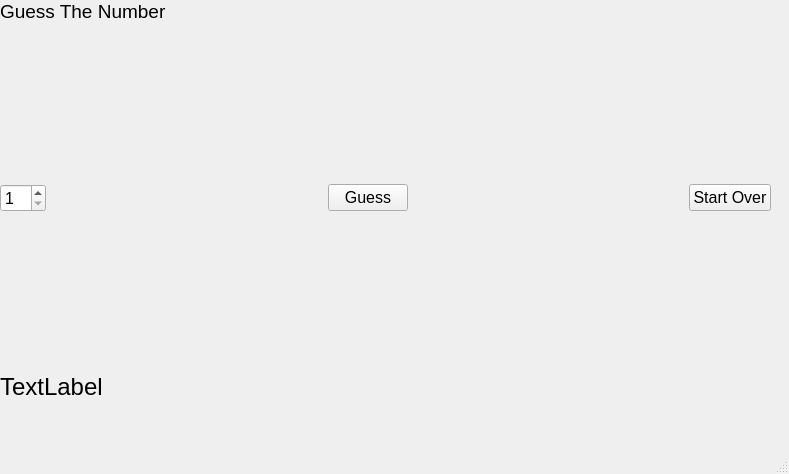
<?xml version="1.0" encoding="UTF-8"?>
<ui version="4.0">
 <class>MainWindow</class>
 <widget class="QMainWindow" name="MainWindow">
  <property name="geometry">
   <rect>
    <x>0</x>
    <y>0</y>
    <width>789</width>
    <height>474</height>
   </rect>
  </property>
  <property name="font">
   <font>
    <pointsize>12</pointsize>
   </font>
  </property>
  <property name="windowTitle">
   <string>MainWindow</string>
  </property>
  <widget class="QWidget" name="centralwidget">
   <widget class="QWidget" name="">
    <property name="geometry">
     <rect>
      <x>0</x>
      <y>0</y>
      <width>771</width>
      <height>401</height>
     </rect>
    </property>
    <layout class="QVBoxLayout" name="verticalLayout">
     <item>
      <widget class="QLabel" name="label">
       <property name="font">
        <font>
         <pointsize>14</pointsize>
        </font>
       </property>
       <property name="text">
        <string>Guess The Number</string>
       </property>
      </widget>
     </item>
     <item>
      <spacer name="verticalSpacer">
       <property name="orientation">
        <enum>Qt::Vertical</enum>
       </property>
       <property name="sizeHint" stdset="0">
        <size>
         <width>20</width>
         <height>58</height>
        </size>
       </property>
      </spacer>
     </item>
     <item>
      <layout class="QHBoxLayout" name="horizontalLayout">
       <item>
        <widget class="QSpinBox" name="spinBox">
         <property name="minimum">
          <number>1</number>
         </property>
         <property name="maximum">
          <number>10</number>
         </property>
        </widget>
       </item>
       <item>
        <spacer name="horizontalSpacer">
         <property name="orientation">
          <enum>Qt::Horizontal</enum>
         </property>
         <property name="sizeHint" stdset="0">
          <size>
           <width>68</width>
           <height>20</height>
          </size>
         </property>
        </spacer>
       </item>
       <item>
        <widget class="QPushButton" name="guessButton">
         <property name="font">
          <font>
           <pointsize>12</pointsize>
          </font>
         </property>
         <property name="text">
          <string>Guess</string>
         </property>
         <property name="flat">
          <bool>false</bool>
         </property>
        </widget>
       </item>
       <item>
        <spacer name="horizontalSpacer_2">
         <property name="orientation">
          <enum>Qt::Horizontal</enum>
         </property>
         <property name="sizeHint" stdset="0">
          <size>
           <width>68</width>
           <height>20</height>
          </size>
         </property>
        </spacer>
       </item>
       <item>
        <widget class="QPushButton" name="startOverButton">
         <property name="text">
          <string>Start Over</string>
         </property>
        </widget>
       </item>
      </layout>
     </item>
     <item>
      <spacer name="verticalSpacer_2">
       <property name="orientation">
        <enum>Qt::Vertical</enum>
       </property>
       <property name="sizeHint" stdset="0">
        <size>
         <width>20</width>
         <height>58</height>
        </size>
       </property>
      </spacer>
     </item>
     <item>
      <widget class="QLabel" name="messageLabel">
       <property name="font">
        <font>
         <pointsize>18</pointsize>
        </font>
       </property>
       <property name="text">
        <string>TextLabel</string>
       </property>
      </widget>
     </item>
    </layout>
   </widget>
  </widget>
  <widget class="QMenuBar" name="menubar">
   <property name="geometry">
    <rect>
     <x>0</x>
     <y>0</y>
     <width>789</width>
     <height>32</height>
    </rect>
   </property>
  </widget>
  <widget class="QStatusBar" name="statusbar"/>
 </widget>
 <resources/>
 <connections/>
</ui>
